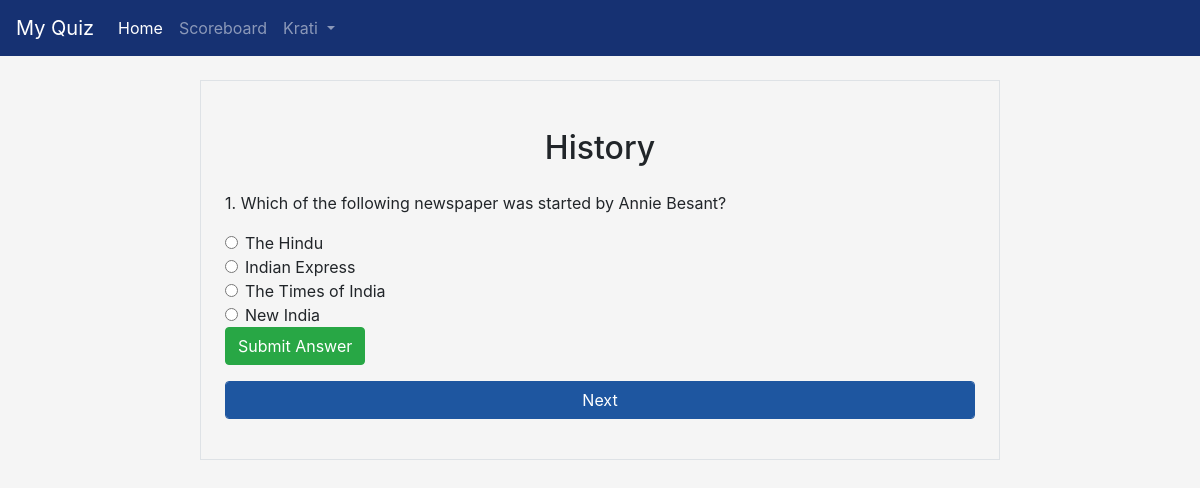
Screenshot of /quizview/2 (signed in) with the database file from the repository.
### quiz/models.py (models this page shows, shortened)
class Question(models.Model):
	quiz = models.ForeignKey(Quiz, on_delete=models.CASCADE)
	label = models.CharField(max_length=100)
	order = models.IntegerField(default=0)
	option1 = models.CharField(max_length=100, blank=True)
	option2 = models.CharField(max_length=100, blank=True)
	option3 = models.CharField(max_length=100, blank=True)
	option4 = models.CharField(max_length=100, blank=True)
	ans = models.CharField(max_length=100, blank=True)
	class Meta:
		ordering = ['order']

class Quiz(models.Model):
	name = models.CharField(max_length=100,default="")
	description = models.CharField(max_length=100)
	pub_date = models.DateField()
	class Meta:
		verbose_name = "Quizes"
	def __str__(self):
		return self.name

### quiz/views.py (the view)
# urls.py: path('quizview/<int:myid>', views.quizView, name="Quiz List"),
def quizView(request, myid):
    if request.user.is_anonymous:
        return redirect("/login")
    obj = Question.objects.filter(quiz__id=myid)
    for i in obj:
        anslist.append(i.ans)
    paginator = Paginator(obj, 1)
    try:
        page = int(request.GET.get('page', '1'))
    except:
        page = 1
    try:
        questions = paginator.page(page)
    except(EmptyPage, InvalidPage):
        questions = paginator.page(paginator.num_pages)
    return render(request, 'quizview.html', {'obj': obj, 'questions':questions})

### quiz/templates/quizview.html (shortened to what this page needs)
{% extends 'basic.html' %}
{% block body %}
<div class="col-lg-8 border p-4 m-4 mx-auto">
  {% for q in questions %}
  <h2 class="head">{{ q.quiz }}</h2>
  <div class="ques">
    <P>{{ q.order }}. {{ q.label }}</p>
    <form>
      <div class="form-check">
        <input class="form-check-input rb" type="radio" name="name" id="option1" value="{{ q.option1 }}">
        <label class="form-check-label" for="exampleRadios1">
          {{ q.option1 }}
        </label>
      </div>
      <div class="form-check">
        <input class="form-check-input rb" type="radio" name="name" id="option2" value="{{ q.option2 }}">
        <label class="form-check-label" for="exampleRadios2">
          {{ q.option2 }}
        </label>
      </div>
      <div class="form-check">
        <input class="form-check-input rb" type="radio" name="name" id="option3" value="{{ q.option3 }}">
        <label class="form-check-label" for="exampleRadios1">
          {{ q.option3 }}
        </label>
      </div>
      <div class="form-check">
        <input class="form-check-input rb" type="radio" name="name" id="option4" value="{{ q.option4 }}">
        <label class="form-check-label" for="exampleRadios1">
          {{ q.option4 }}
        </label>
      </div>
  </div>
  {% endfor %}
  <div class="form-group">
    <button class="btn btn-success" id="save_ans"> Submit Answer </button>
  </div>
  <div class="paginator">
    <div class="form-group">
      {% if questions.has_next %}
      <a href="?page={{ questions.next_page_number }}"><button class="btn form-control btn-primary"
          id="submitAnswer">Next</button></a>
      {% else %}
      <a href="/result/{{user.id}}"><button class="btn form-control btn-success" id="submitAnswer">Submit Quiz</button></a>
      {% endif %}
    </div>
  </div>
</div>
{% endblock %}

### quiz/templates/basic.html (shortened to what this page needs)
<!doctype html>
<html lang="en">
<head>
  <link rel="stylesheet" href="https://stackpath.bootstrapcdn.com/bootstrap/4.5.2/css/bootstrap.min.css"
>
  {% load static %}
  <link rel="stylesheet" href="{% static 'style.css'%}">
</head>
<body class="basic">
  <nav class="navbar navbar-expand-lg navbar-dark bg-nav">
    <a class="navbar-brand" href="#">My Quiz</a>
    <div class="collapse navbar-collapse" id="navbarSupportedContent">
      <ul class="navbar-nav mr-auto">
        <li class="nav-item active">
          <a class="nav-link" href="/">Home <span class="sr-only">(current)</span></a>
        </li>
        <li class="nav-item">
          <a class="nav-link" href="/scoreboard">Scoreboard</a>
        </li>
        {% if request.user.is_anonymous %}
        <li class="nav-item">
          <a class="nav-link" href="/login">Login</a>
        </li>
        {% else %}
        <li class="nav-item dropdown">
          <a class="nav-link dropdown-toggle" href="#" id="navbarDropdown" role="button" data-toggle="dropdown"
            aria-haspopup="true" aria-expanded="false">
            {{ request.user }}
          </a>
        </li>
        {% endif %}
      </ul>
    </div>
  </nav>
  {% block body %} {% endblock %}
</body>
</html>

### quiz/static/style.css (style rules this page uses)
.btn-primary { background-color: #1E56A0; border-color: #1E56A0; }
.bg-nav { background-color: #163172; }
.basic { display: inline; }
html, body { height: 100%; }
body { display: -ms-flexbox; display: inline; -ms-flex-align: center; align-items: center; padding-top: 40px; padding-bottom: 40px; background-color: #f5f5f5; }
.head { text-align: center; margin: 1.5rem auto; }

### rows the page displays
Question: quiz "History", order "1", label "Which of the following newspaper was started by Annie Besant?", option1 "The Hindu", option2 "Indian Express", option3 "The Times of India", option4 "New India"

### other values shown
{{ request.user }} "Krati"
